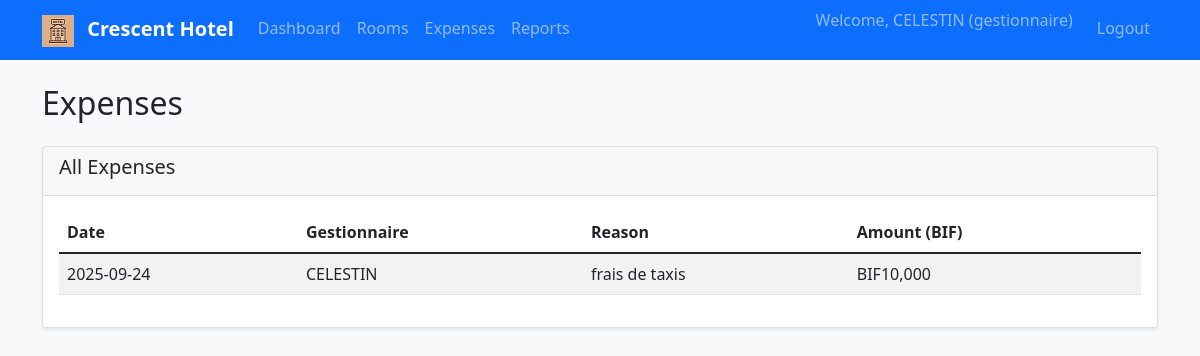
Before: /expenses (signed in) with the older database file.
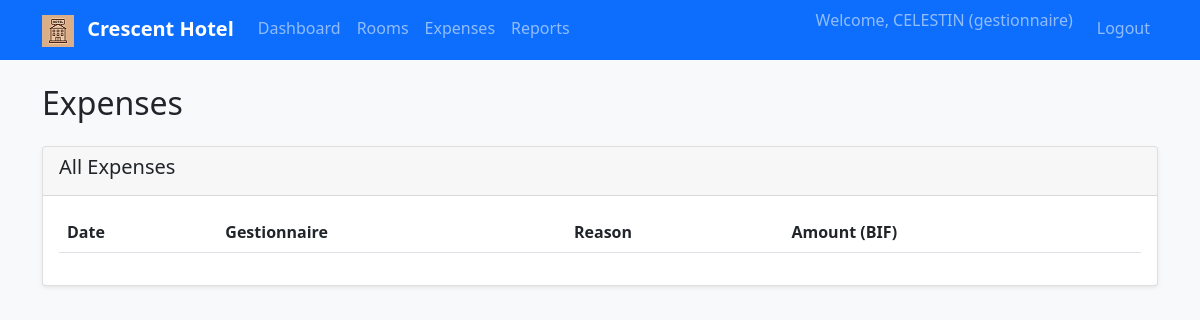
After: the same page with the newer database file.
### tables this page shows
CREATE TABLE users (
            id INTEGER PRIMARY KEY AUTOINCREMENT,
            name TEXT NOT NULL,
            role TEXT NOT NULL,
            password TEXT NOT NULL
        , created_at TEXT);

CREATE TABLE expenses (
            id INTEGER PRIMARY KEY AUTOINCREMENT,
            gestionnaire_id INTEGER NOT NULL,
            reason TEXT NOT NULL,
            amount REAL NOT NULL,
            date TEXT NOT NULL,
            FOREIGN KEY (gestionnaire_id) REFERENCES users (id)
        );

### app.py (the view)
@app.route('/expenses')
@login_required()
def expenses():
    conn = get_db_connection()
    if session['role'] == 'admin':
        expenses_list = conn.execute('''
            SELECT e.*, u.name as gestionnaire_name
            FROM expenses e
            JOIN users u ON e.gestionnaire_id = u.id
            ORDER BY e.date DESC
        ''').fetchall()
    else:
        expenses_list = conn.execute('''
            SELECT e.*, u.name as gestionnaire_name
            FROM expenses e
            JOIN users u ON e.gestionnaire_id = u.id
            WHERE e.gestionnaire_id = ?
            ORDER BY e.date DESC
        ''', (session['user_id'],)).fetchall()
    conn.close()
    return render_template('expenses.html', expenses=expenses_list)

### app.py (called while the page is built)
def login_required(role=None):
    def decorator(f):
        @functools.wraps(f)
        def decorated_function(*args, **kwargs):
            if 'user_id' not in session:
                return redirect(url_for('login'))
            if role and session.get('role') != role:
                flash('Access denied. Insufficient permissions.', 'danger')
                return redirect(url_for('dashboard'))
            return f(*args, **kwargs)
        return decorated_function
    return decorator

### database.py (called while the page is built)
def get_db_connection():
    conn = sqlite3.connect('hotel.db')
    conn.row_factory = sqlite3.Row
    return conn

### templates/expenses.html (shortened to what this page needs)
{% extends "base.html" %}
{% block content %}
<h2 class="mb-4">Expenses</h2>
<div class="card">
    <div class="card-header">
        <h5>All Expenses</h5>
    </div>
    <div class="card-body">
        <div class="table-responsive">
            <table class="table table-striped">
                <thead>
                    <tr>
                        <th>Date</th>
                        <th>Gestionnaire</th>
                        <th>Reason</th>
                        <th>Amount (BIF)</th>
                    </tr>
                </thead>
                <tbody>
                    {% for expense in expenses %}
                    <tr>
                        <td>{{ expense.date }}</td>
                        <td>{{ expense.gestionnaire_name }}</td>
                        <td>{{ expense.reason }}</td>
                        <td>{{ "BIF{:,.0f}".format(expense.amount) }}</td>
                    </tr>
                    {% endfor %}
                </tbody>
            </table>
        </div>
    </div>
</div>
{% endblock %}

### templates/base.html (shortened to what this page needs)
<!DOCTYPE html>
<html lang="en">
<head>
    <link href="https://cdn.jsdelivr.net/npm/bootstrap@5.1.3/dist/css/bootstrap.min.css" rel="stylesheet">
    <link rel="stylesheet" href="{{ url_for('static', filename='css/style.css') }}">
</head>
<body>
    <nav class="navbar navbar-expand-lg navbar-dark bg-primary">
        <div class="container">
            <a class="navbar-brand" href="{{ url_for('index') if not session.get('user_id') else url_for('dashboard') }}">
                <img src="{{ url_for('static', filename='icons/icon-32x32.png') }}" alt="Logo" width="32" height="32" class="d-inline-block align-text-top me-2">
                Crescent Hotel
            </a>
            <div class="collapse navbar-collapse" id="navbarNav">
                <ul class="navbar-nav me-auto">
                    {% if session.get('user_id') %}
                        <li class="nav-item">
                            <a class="nav-link" href="{{ url_for('dashboard') }}">Dashboard</a>
                        </li>
                        <li class="nav-item">
                            <a class="nav-link" href="{{ url_for('rooms') }}">Rooms</a>
                        </li>
                        <li class="nav-item">
                            <a class="nav-link" href="{{ url_for('expenses') }}">Expenses</a>
                        </li>
                        <li class="nav-item">
                            <a class="nav-link" href="{{ url_for('reports') }}">Reports</a>
                        </li>
                    {% endif %}
                </ul>
                <ul class="navbar-nav">
                    {% if session.get('user_id') %}
                        <li class="nav-item">
                            <span class="navbar-text me-3">
                                Welcome, {{ session.username }} ({{ session.role }})
                            </span>
                        </li>
                        <li class="nav-item">
                            <a class="nav-link" href="{{ url_for('logout') }}">Logout</a>
                        </li>
                    {% else %}
                        <li class="nav-item">
                            <a class="nav-link" href="{{ url_for('login') }}">Login</a>
                        </li>
                    {% endif %}
                </ul>
            </div>
        </div>
    </nav>
    <div class="container mt-4">
        {% block content %}{% endblock %}
    </div>
</body>
</html>

Changed rows visible on the page:
no longer on this page (row unchanged): users: username "CELESTIN", role "gestionnaire"
removed expenses: date "2025-09-24", gestionnaire_name "CELESTIN", reason "frais de taxis", amount "BIF10,000"
Other visible differences:
{{ session.username }}: (not shown) → "CELESTIN"
{{ session.role }}: (not shown) → "gestionnaire"
